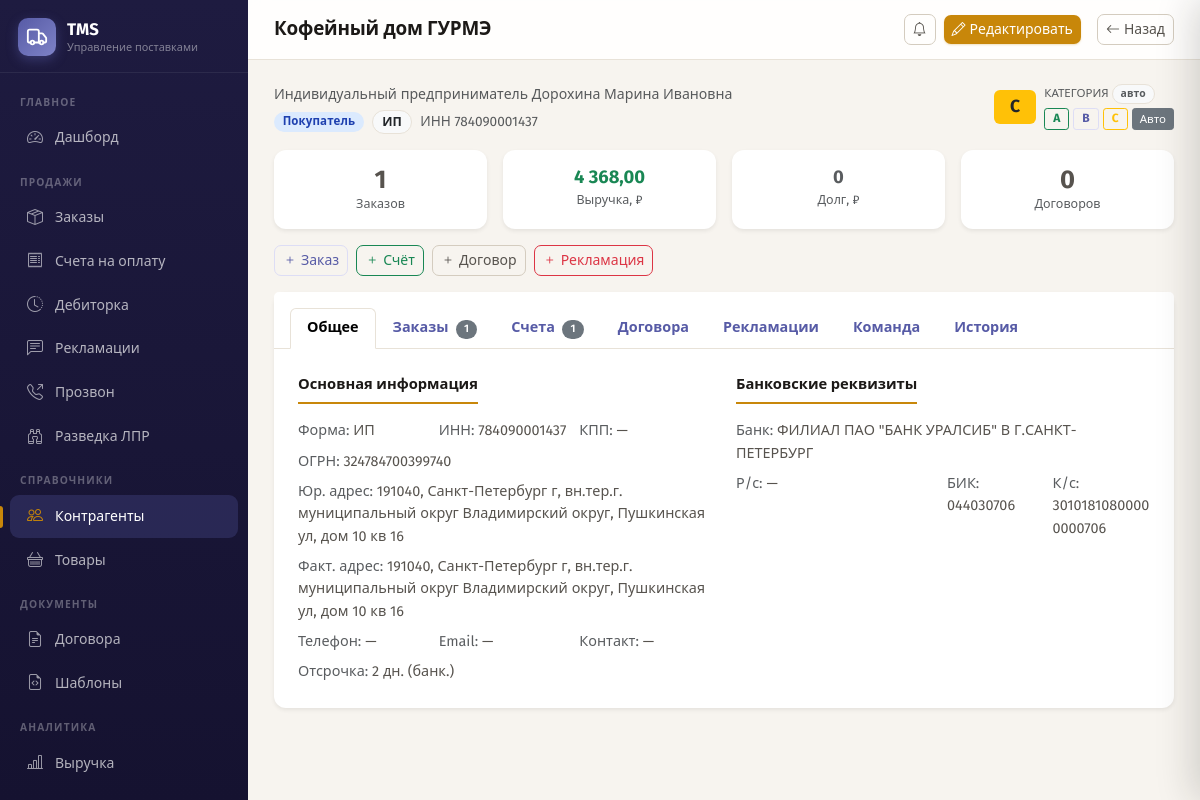
Page /counterparties/2 (signed in) on the committed database.
### app/models.py (models this page shows)
class Counterparty(Base):
    __tablename__ = "counterparties"
    id = Column(Integer, primary_key=True, index=True)
    name = Column(String(200), nullable=False)
    trade_name = Column(String(200))
    short_name = Column(String(100))
    inn = Column(String(12))
    kpp = Column(String(9))
    ogrn = Column(String(15))
    legal_address = Column(String(500))
    actual_address = Column(String(500))
    phone = Column(String(50))
    email = Column(String(100))
    contact_person = Column(String(100))
    signatory = Column(String(100))  # Подписант в формате «Фамилия И.О.» (для ИП)
    type = Column(String(20), default="client")  # client / supplier / both
    entity_type = Column(String(10), default="ooo")  # ooo / ip / other
    bank_name = Column(String(200))
    bank_account = Column(String(20))
    bank_bik = Column(String(9))
    bank_corr_account = Column(String(20))
    notes = Column(Text)
    is_active = Column(Boolean, default=True)
    created_at = Column(DateTime, server_default=func.now())
    payment_delay_days = Column(Integer, default=2)           # дней отсрочки
    payment_delay_type = Column(String(10), default="banking") # 'banking' или 'calendar'
    default_discount_pct = Column(Float, default=0.0)
    category = Column(String(1))          # A / B / C / None
    category_manual = Column(Boolean, default=False)  # True = вручную, не пересчитывать
    tg_chat_id = Column(String(100))            # ID чата / группы Telegram
    tg_notify_enabled = Column(Boolean, default=False)  # вкл/выкл отправку заказов
    orders = relationship("Order", back_populates="counterparty", foreign_keys="Order.counterparty_id")
    invoices = relationship("Invoice", back_populates="counterparty")
    contracts = relationship("Contract", back_populates="counterparty")
    claims = relationship("Claim", back_populates="counterparty", order_by="Claim.date.desc()")

### app/routers/counterparties.py (the view)
@router.get("/{cp_id}", response_class=HTMLResponse)
@login_required
async def view_counterparty(request: Request, cp_id: int, db: Session = Depends(get_db)):
    cp = db.query(Counterparty).filter(Counterparty.id == cp_id).first()
    if not cp:
        return RedirectResponse(url="/counterparties", status_code=302)
    active_orders = [o for o in cp.orders if o.status not in ("cancelled",)]
    total_revenue = sum(o.total_amount for o in cp.orders if o.status in REVENUE_STATUSES)
    open_invoices = [inv for inv in cp.invoices if inv.status in ("issued", "overdue")]
    open_debt = sum(inv.total_amount for inv in open_invoices)
    claims = db.query(Claim).filter(Claim.counterparty_id == cp_id).order_by(Claim.date.desc()).all()
    tasks = db.query(Task).filter(
        Task.entity_type == "counterparty", Task.entity_id == cp_id
    ).order_by(Task.status, Task.created_at).all()
    comments = db.query(Comment).filter(
        Comment.entity_type == "counterparty", Comment.entity_id == cp_id
    ).order_by(Comment.created_at).all()
    activity = db.query(AuditLog).filter(
        AuditLog.entity_type == "counterparty", AuditLog.entity_id == cp_id
    ).order_by(AuditLog.created_at.desc()).limit(50).all()
    users = db.query(User).filter(User.is_active == True).order_by(User.full_name).all()
    return templates.TemplateResponse(request, "counterparties/detail.html", {
        "cp": cp,
        "cp_types": CP_TYPES,
        "entity_types": ENTITY_TYPES,
        "cat_colors": CAT_COLORS,
        "total_orders": len(cp.orders),
        "total_revenue": total_revenue,
        "open_debt": open_debt,
        "open_invoices": open_invoices,
        "claims": claims,
        "claim_types": CLAIM_TYPES,
        "claim_statuses": CLAIM_STATUSES,
        "status_colors": STATUS_COLORS,
        "tasks": tasks,
        "comments": comments,
        "activity": activity,
        "users": users,
        "priority_colors": {"low": "secondary", "normal": "primary", "high": "warning", "urgent": "danger"},
    })

### app/templates/counterparties/detail.html (shortened to what this page needs)
{% extends "base.html" %}
{% block page_title %}{{ cp.trade_name or cp.name }}{% endblock %}
{% block topbar_actions %}
  <a href="/counterparties/{{ cp.id }}/edit" class="btn btn-accent btn-sm me-2"><i class="bi bi-pencil me-1"></i>Редактировать</a>
  <a href="/counterparties" class="btn btn-outline-secondary btn-sm"><i class="bi bi-arrow-left me-1"></i>Назад</a>
{% endblock %}
{% block content %}
<div class="d-flex align-items-start mb-3 gap-3 flex-wrap">
  <div class="flex-grow-1">
    {% if cp.trade_name %}
    <div class="text-muted mb-1" style="font-size:.88rem">{{ cp.name }}</div>
    {% endif %}
    <div class="d-flex align-items-center gap-2 flex-wrap">
      <span class="badge badge-{{ cp.type }}">{{ cp_types[cp.type] }}</span>
      {% if cp.entity_type %}<span class="badge bg-light text-dark border" style="font-size:.78rem">{{ entity_types.get(cp.entity_type, cp.entity_type) }}</span>{% endif %}
      {% if cp.inn %}<span class="text-muted" style="font-size:.85rem">ИНН {{ cp.inn }}</span>{% endif %}
    </div>
  </div>
  <div class="d-flex align-items-center gap-2">
    {% if cp.category %}
    <span class="badge bg-{{ cat_colors[cp.category] }} {% if cp.category == 'C' %}text-dark{% endif %} rounded-2 px-3 py-2" style="font-size:1.1rem; font-weight:700; min-width:2.4rem; text-align:center">{{ cp.category }}</span>
    {% else %}
    <span class="badge bg-light text-muted border rounded-2 px-3 py-2" style="font-size:1rem">—</span>
    {% endif %}
    <div>
      <div class="text-muted mb-1" style="font-size:.72rem">КАТЕГОРИЯ {% if not cp.category_manual %}<span class="badge bg-light text-muted border" style="font-size:.65rem">авто</span>{% else %}<span class="badge bg-light text-muted border" style="font-size:.65rem">вручную</span>{% endif %}</div>
      <form method="post" action="/counterparties/{{ cp.id }}/set-category" class="d-flex gap-1">
        {% for cat, color in cat_colors.items() %}
        <button name="category" value="{{ cat }}" title="Категория {{ cat }}"
          class="btn btn-xs {% if cp.category == cat and cp.category_manual %}btn-{{ color }}{% else %}btn-outline-{{ color }}{% endif %}"
          style="font-size:.75rem; padding:2px 8px; font-weight:700">{{ cat }}</button>
        {% endfor %}
        <button name="category" value="auto" title="Рассчитать автоматически"
          class="btn btn-xs {% if not cp.category_manual %}btn-secondary{% else %}btn-outline-secondary{% endif %}"
          style="font-size:.72rem; padding:2px 7px">Авто</button>
      </form>
    </div>
  </div>
</div>
<div class="row g-3 mb-3">
  <div class="col-6 col-md-3">
    <div class="card border-0 shadow-sm p-3 h-100 text-center">
      <div class="fw-bold" style="font-size:1.6rem; line-height:1.1">{{ total_orders }}</div>
      <div class="text-muted" style="font-size:.78rem">Заказов</div>
    </div>
  </div>
  <div class="col-6 col-md-3">
    <div class="card border-0 shadow-sm p-3 h-100 text-center">
      <div class="fw-bold text-success" style="font-size:1.15rem; line-height:1.3">{{ total_revenue | money }}</div>
      <div class="text-muted" style="font-size:.78rem">Выручка, ₽</div>
    </div>
  </div>
  <div class="col-6 col-md-3">
    <div class="card border-0 shadow-sm p-3 h-100 text-center">
      <div class="fw-bold {% if open_debt > 0 %}text-danger{% else %}text-muted{% endif %}" style="font-size:1.15rem; line-height:1.3">
        {% if open_debt > 0 %}{{ open_debt | money }}{% else %}0{% endif %}
      </div>
      <div class="text-muted" style="font-size:.78rem">Долг, ₽</div>
    </div>
  </div>
  <div class="col-6 col-md-3">
    <div class="card border-0 shadow-sm p-3 h-100 text-center">
      <div class="fw-bold" style="font-size:1.6rem; line-height:1.1">{{ cp.contracts | length }}</div>
      <div class="text-muted" style="font-size:.78rem">Договоров</div>
    </div>
  </div>
</div>
<div class="d-flex gap-2 mb-3 flex-wrap">
  <a href="/orders/new" class="btn btn-sm btn-outline-primary"><i class="bi bi-plus me-1"></i>Заказ</a>
  <a href="/invoices/new" class="btn btn-sm btn-outline-success"><i class="bi bi-plus me-1"></i>Счёт</a>
  <a href="/contracts/new" class="btn btn-sm btn-outline-secondary"><i class="bi bi-plus me-1"></i>Договор</a>
  <a href="/claims/new?cp_id={{ cp.id }}" class="btn btn-sm btn-outline-danger"><i class="bi bi-plus me-1"></i>Рекламация</a>
</div>
<div class="card border-0 shadow-sm">
  <div class="card-header bg-white border-bottom px-3 pt-3 pb-0">
    <ul class="nav nav-tabs border-0" id="cpTabs" role="tablist">
      <li class="nav-item"><button class="nav-link active" data-bs-toggle="tab" data-bs-target="#tab-summary" type="button">Общее</button></li>
      <li class="nav-item">
        <button class="nav-link" data-bs-toggle="tab" data-bs-target="#tab-orders" type="button">
          Заказы {% if cp.orders %}<span class="badge bg-secondary ms-1" style="font-size:.68rem">{{ cp.orders | length }}</span>{% endif %}
        </button>
      </li>
      <li class="nav-item">
        <button class="nav-link" data-bs-toggle="tab" data-bs-target="#tab-invoices" type="button">
          Счета {% if cp.invoices %}<span class="badge bg-secondary ms-1" style="font-size:.68rem">{{ cp.invoices | length }}</span>{% endif %}
        </button>
      </li>
      <li class="nav-item">
        <button class="nav-link" data-bs-toggle="tab" data-bs-target="#tab-contracts" type="button">
          Договора {% if cp.contracts %}<span class="badge bg-secondary ms-1" style="font-size:.68rem">{{ cp.contracts | length }}</span>{% endif %}
        </button>
      </li>
      <li class="nav-item">
        <button class="nav-link {% if claims %}text-danger{% endif %}" data-bs-toggle="tab" data-bs-target="#tab-claims" type="button">
          Рекламации {% if claims %}<span class="badge bg-danger ms-1" style="font-size:.68rem">{{ claims | length }}</span>{% endif %}
        </button>
      </li>
      <li class="nav-item">
        <button class="nav-link" data-bs-toggle="tab" data-bs-target="#tab-team" type="button">
          Команда {% if tasks %}<span class="badge bg-secondary ms-1" style="font-size:.68rem">{{ tasks|length }}</span>{% endif %}
        </button>
      </li>
      <li class="nav-item">
        <button class="nav-link" data-bs-toggle="tab" data-bs-target="#tab-history" type="button">
          История {% if activity %}<span class="badge bg-light text-muted border ms-1" style="font-size:.68rem">{{ activity|length }}</span>{% endif %}
        </button>
      </li>
    </ul>
  </div>
  <div class="tab-content" id="cpTabsContent">
    <div class="tab-pane fade show active p-4" id="tab-summary">
      <div class="row g-4">
        <div class="col-lg-6">
          <div class="form-section-title">Основная информация</div>
          <div class="row g-2" style="font-size:.9rem">
            <div class="col-md-4"><span class="text-muted">Форма:</span> {{ entity_types.get(cp.entity_type, '—') if cp.entity_type else '—' }}</div>
            <div class="col-md-4"><span class="text-muted">ИНН:</span> {{ cp.inn or '—' }}</div>
            <div class="col-md-4"><span class="text-muted">КПП:</span> {{ cp.kpp or '—' }}</div>
            <div class="col-md-6"><span class="text-muted">ОГРН:</span> {{ cp.ogrn or '—' }}</div>
            <div class="col-12"><span class="text-muted">Юр. адрес:</span> {{ cp.legal_address or '—' }}</div>
            <div class="col-12"><span class="text-muted">Факт. адрес:</span> {{ cp.actual_address or '—' }}</div>
            <div class="col-md-4"><span class="text-muted">Телефон:</span> {{ cp.phone or '—' }}</div>
            <div class="col-md-4"><span class="text-muted">Email:</span> {{ cp.email or '—' }}</div>
            <div class="col-md-4"><span class="text-muted">Контакт:</span> {{ cp.contact_person or '—' }}</div>
            <div class="col-md-6"><span class="text-muted">Отсрочка:</span>
              {{ cp.payment_delay_days or 0 }} дн. ({{ 'банк.' if cp.payment_delay_type == 'banking' else 'кал.' }})
            </div>
          </div>
        </div>
        <div class="col-lg-6">
          <div class="form-section-title">Банковские реквизиты</div>
          <div class="row g-2" style="font-size:.9rem">
            <div class="col-12"><span class="text-muted">Банк:</span> {{ cp.bank_name or '—' }}</div>
            <div class="col-md-6"><span class="text-muted">Р/с:</span> {{ cp.bank_account or '—' }}</div>
            <div class="col-md-3"><span class="text-muted">БИК:</span> {{ cp.bank_bik or '—' }}</div>
            <div class="col-md-3"><span class="text-muted">К/с:</span> {{ cp.bank_corr_account or '—' }}</div>
          </div>
        </div>
      </div>
    </div>
  </div>
</div>
{% endblock %}

### app/static/css/app.css (style rules this page uses)
:root { --brand: #575BA6; --brand-600: #4A4E94; --brand-700: #3D4180; --brand-50: #EEEEFF; --brand-100: #DDDDF5; --brand-rgb: 87, 91, 166; --cta: #C8870A; --cta-600: #A86E08; --cta-50: #FEF3DC; --sidebar-bg: #1E1B40; --sidebar-bg-2: #151230; --sidebar-width: 248px; --bg: #F7F4EF; --surface: #FFFFFF; --border: #E8E2D8; --border-strong: #D4CCBF; --text: #1C1917; --text-muted: #78716C; --text-soft: #57534E; --r-sm: 8px; --r: 12px; --r-lg: 16px; --shadow-sm: 0 1px 2px rgba(28,25,23,.06), 0 1px 3px rgba(28,25,23,.04); --shadow: 0 4px 12px rgba(28,25,23,.09); --shadow-lg: 0 12px 32px rgba(28,25,23,.14); --bs-primary: #575BA6; --bs-primary-rgb: 87, 91, 166; --bs-link-color: #575BA6; --bs-link-color-rgb: 87, 91, 166; --bs-link-hover-color: #4A4E94; --bs-border-color: #E8E2D8; --bs-body-color: #57534E; --bs-body-font-family: 'Fira Sans', system-ui, 'Segoe UI', sans-serif; }
* { -webkit-font-smoothing: antialiased; -moz-osx-font-smoothing: grayscale; }
body { font-family: 'Fira Sans', system-ui, 'Segoe UI', sans-serif; background: var(--bg); color: var(--text-soft); font-size: .9rem; line-height: 1.55; }
a { text-decoration: none; }
.card { border: 1px solid var(--border); border-radius: var(--r); box-shadow: var(--shadow-sm); background: var(--surface); }
.card-header { background: var(--surface); border-bottom: 1px solid var(--border); font-weight: 600; color: var(--text); }
.badge { font-weight: 600; font-size: .72rem; padding: .38em .75em; border-radius: 999px; letter-spacing: .01em; }
.badge-client { background:#DBEAFE; color:#1E40AF; }
.btn { font-weight: 500; border-radius: var(--r-sm); transition: background .18s ease, box-shadow .18s ease, color .18s ease; cursor: pointer; }
.btn-sm { border-radius: 7px; }
.btn-accent, .btn-accent:focus { background: var(--cta); color: #fff; border: none; box-shadow: 0 1px 2px rgba(200,135,10,.25); }
.btn-xs { padding: .1rem .35rem; font-size: .72rem; line-height: 1.3; border-radius: .2rem; }
.btn-outline-primary { color: var(--brand); border-color: var(--brand-100); }
.btn-outline-secondary { color: var(--text-soft); border-color: var(--border-strong); }
.form-section-title { font-weight: 600; font-size: .92rem; color: var(--text); border-bottom: 2px solid var(--cta); padding-bottom: 7px; margin-bottom: 16px; display: inline-block; }

### rows in the picture
Counterparty: trade_name "Кофейный дом ГУРМЭ", name "Индивидуальный предприниматель Дорохина Марина Ивановна", type "Покупатель", get "ИП", inn "784090001437", category "C", entity_type "ИП", kpp "—", ogrn "324784700399740", legal_address "191040, Санкт-Петербург г, вн.тер.г. муниципальный округ Владимирский округ, Пушкинская ул, дом 10 кв 16", actual_address "191040, Санкт-Петербург г, вн.тер.г. муниципальный округ Владимирский округ, Пушкинская ул, дом 10 кв 16", phone "—", email "—", contact_person "—", payment_delay_days "2", payment_delay_type "банк.", bank_name "ФИЛИАЛ ПАО \"БАНК УРАЛСИБ\" В Г.САНКТ-ПЕТЕРБУРГ", bank_account "—", bank_bik "044030706", bank_corr_account "30101810800000000706"

### other values in the picture
{{ cat }} "A" "B" "C"
{{ total_orders }} "1"
{{ total_revenue | money }} "4 368,00"
{{ cp.contracts | length }} "0"
{{ cp.orders | length }} "1"
{{ cp.invoices | length }} "1"
